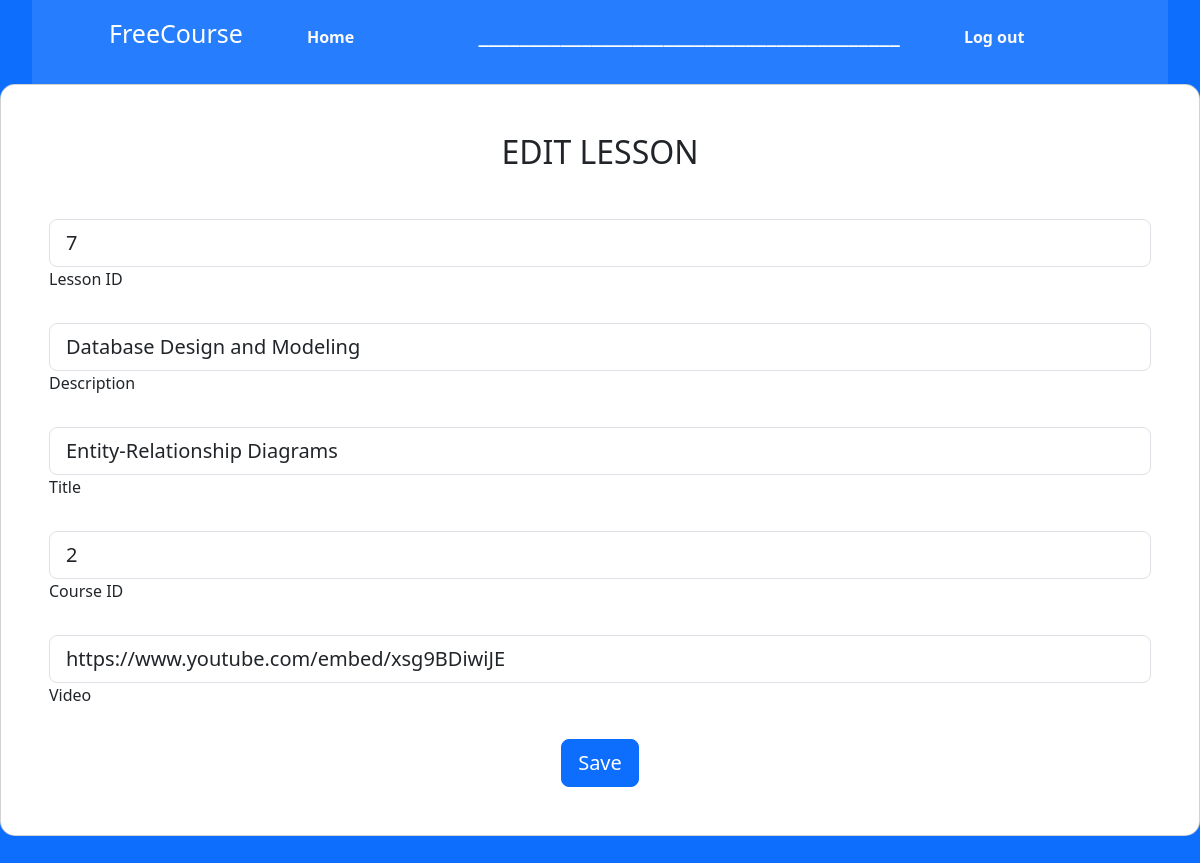
/editLesson.php?lesson_id=7, run on the app's committed database.
### tables this page shows
CREATE TABLE `lesson` (
  `lesson_id` int(255) NOT NULL,
  `Description` text NOT NULL,
  `Title` varchar(255) NOT NULL,
  `course_id` int(11) NOT NULL,
  `video` text DEFAULT NULL
);

### db/lesson_dba.php (called while the page is built)
<?php
function get_lesson_by_id($lesson_id)
    {
        $sql = "select * from lesson WHERE lesson_id = $lesson_id";
        $conn = create_connection();
         $result = $conn->query($sql);
         $data = array();
         for ($i = 1; $i <= $result->num_rows; $i++)
         {
            $row = $result->fetch_assoc();
            $data[] = $row;
         }
         return $data;
    }
    ?>

### editLesson.php (the view, shortened to what this page needs)
<?php
require_once('db/lesson_dba.php');
$temp = $_GET['lesson_id'];
$lesson = get_lesson_by_id($temp);
?>
<!DOCTYPE html>
<html lang="en">
<head>
    <link rel="stylesheet" href="https://unpkg.com/bootstrap@5.3.2/dist/css/bootstrap.min.css">
    <link rel="stylesheet" href="https://unpkg.com/bs-brain@2.0.3/components/logins/login-9/assets/css/login-9.css">
    <link rel="stylesheet" href="style.css">
</head>
<body class="bg-primary">
<header>
      <nav>
        <div class="frame">
          <ul>
            <li class="listHeader" ><b></b>FreeCourse</li>
            <li class="listHeader"><a id="index" href="administration.php"><b>Home</b></a></li>
            <li class="listHeader" >
            <li class="listHeader" ><b>_________________________________________</b></li>
            <li class="listHeader" ><a href="?logout"><b>Log out</b></a></li>
          </ul>
        </div>
      </nav>
</header>
    <section class="vh-100 bg-primary" style="background-color: #1f1fc7;">
        <div class="card" style="border-radius: 15px;">
            <div class="card-body p-5">
                <h2 class="text-uppercase text-center mb-5">Edit lesson</h2>
                <form method="post" action="" novalidate>
                    <?php foreach ($lesson as $l): ?>
                    <div class="form-outline mb-4">
                        <input name="lesson_id" type="text" id="lesson_id" class="form-control form-control-lg" autocomplete="off" value="<?php echo $l['lesson_id']; ?>" readonly>
                        <label class="form-label" for="lesson_id">Lesson ID</label>
                    </div>
                    <div class="form-outline mb-4">
                        <input name="Description" type="text" id="Description" class="form-control form-control-lg" autocomplete="off" value="<?php echo $l['Description']; ?>">
                        <label class="form-label" for="Description">Description</label>
                    </div>
                    <div class="form-outline mb-4">
                        <input name="Title" type="text" id="Title" class="form-control form-control-lg" autocomplete="off" value="<?php echo $l['Title']; ?>">
                        <label class="form-label" for="Title">Title</label>
                    </div>
                    <div class="form-outline mb-4">
                        <input name="course_id" type="text" id="course_id" class="form-control form-control-lg" autocomplete="off" value="<?php echo $l['course_id']; ?>" readonly>
                        <label class="form-label" for="course_id">Course ID</label>
                    </div>
                    <div class="form-outline mb-4">
                        <input name="video" type="text" id="video" class="form-control form-control-lg" autocomplete="off" value="<?php echo $l['video']; ?>">
                        <label class="form-label" for="video">Video</label>
                    </div>
                    <?php endforeach; ?>
                    <div class="d-flex justify-content-center">
                        <button type="submit" name="save1_btn" class="btn btn-primary btn-lg">Save</button>
                    </div>
                </form>
            </div>
        </div>
    </section>
</body>
</html>

### style.css (style rules this page uses)
* { margin: 0; padding: 0; box-sizing: border-box; }
header { position: relative; padding: 0 2rem; }
li { list-style: none; }
a { text-decoration: none; color: white; font-size: 1rem; }
body { height: 100vh; background-size: cover; background-position: center; }

### editLesson.php (style rules this page uses)
header { margin-top: 0px; position: relative; }
nav { background-color: rgba(255, 255, 255, 0.1); padding: 15px; }
.listHeader { display: inline; margin: 0 30px; font-size: 25px; color: white; }
body { background-image: url('/images/headerbg.jpg'); background-size: cover; background-repeat: no-repeat; }
a { text-decoration: none; color: rgb(252, 249, 249); transition: all 0.9s ease; }

### data on the page
lesson: lesson_id "7", Description "Database Design and Modeling", Title "Entity-Relationship Diagrams", course_id "2", video "https://www.youtube.com/embed/xsg9BDiwiJE"
